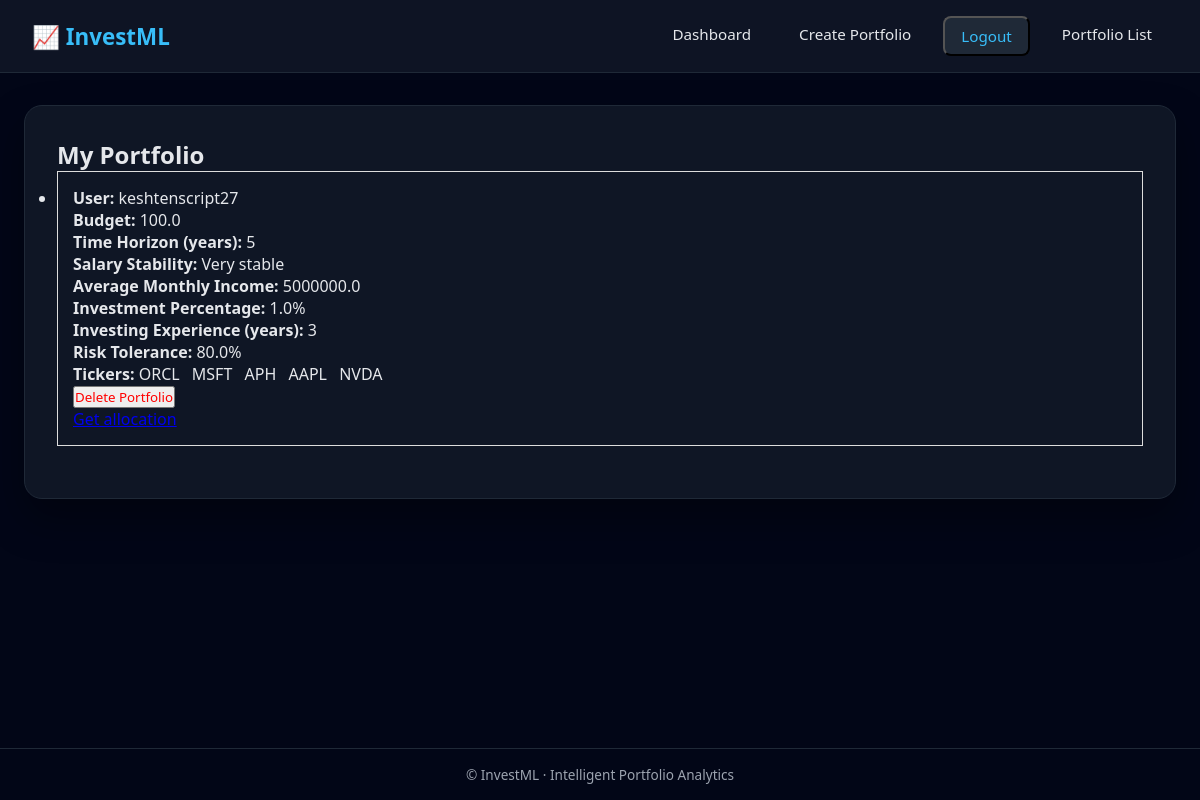
Screenshot of /portfolio_list/ (signed in) with the database file from the repository.
### investML/models.py (models this page shows, shortened)
class  Portfolio(models.Model):
    STABILITY_CHOICES = [
        (1, "Very unstable"),
        (2, "Unstable"),
        (3, "Average"),
        (4, "Stable"),
        (5, "Very stable"),
    ]
    user = models.OneToOneField(
        settings.AUTH_USER_MODEL,
        on_delete=models.CASCADE,
        related_name="portfolios"
    )
    budget = models.FloatField(default=0)
    time_horizon_years = models.PositiveIntegerField(
        help_text="How many years until you need this money"
    )
    salary_stability = models.IntegerField(
        choices=STABILITY_CHOICES
    )
    average_monthly_income = models.FloatField(default=0)
    investment_percentage = models.FloatField(
        help_text="Percentage of savings to invest (0–100)"
    )
    investing_experience_years = models.IntegerField(
        help_text="Years of investing experience (0–4)"
    )
    tickers =  models.ManyToManyField(Tickers, related_name='portfolios')
    risk =   models.FloatField(default=0.0)
    MAX_TICKERS = 10

class Tickers(models.Model):
    ticker = models.CharField(max_length=100)
    prediction = models.FloatField(default=42.0)
    user = models.ForeignKey(
        settings.AUTH_USER_MODEL,
        on_delete=models.CASCADE,
        related_name="tickers",default=None
    )
    def __str__(self):
        return self.ticker

### investML/views.py (the view)
# urls.py: path("portfolio_list/", portfolio_list, name="portfolio_list"),
@login_required
def portfolio_list(request):
    portfolios = Portfolio.objects.filter(user=request.user)
    return render(request, "portfolio_list.html", {"portfolios": portfolios})

### investML/templates/portfolio_list.html (shortened to what this page needs)
{% extends 'base.html' %}
{% block content %}
<h2>My Portfolio</h2>
<ul>
    {% for p in portfolios %}
        <li style="margin-bottom: 20px; padding: 15px; border: 1px solid #ddd;">
            <p><strong>User:</strong> {{ p.user.username }}</p>
            <p><strong>Budget:</strong> {{ p.budget }}</p>
            <p><strong>Time Horizon (years):</strong> {{ p.time_horizon_years }}</p>
            <p><strong>Salary Stability:</strong> {{ p.get_salary_stability_display }}</p>
            <p><strong>Average Monthly Income:</strong> {{ p.average_monthly_income }}</p>
            <p><strong>Investment Percentage:</strong> {{ p.investment_percentage }}%</p>
            <p><strong>Investing Experience (years):</strong> {{ p.investing_experience_years }}</p>
            <p><strong>Risk Tolerance:</strong> {{ p.risk}}%</p>
            <p><strong>Tickers:</strong>
                {% for t in p.tickers.all %}
                    <span style="margin-right: 8px;">{{ t }}</span>
                {% empty %}
                    <em>No tickers selected</em>
                {% endfor %}
            </p>
            <form method="post" action="{% url 'delete_portfolio' p.id %}">
                <button type="submit" style="color:red;">
                    Delete Portfolio
                </button>
            </form>
            <a href ="{% url 'allocation' %}">Get allocation</a>
        </li>
    {% empty %}
        <li>No portfolios yet</li>
    {% endfor %}
</ul>
{% endblock content %}

### investML/templates/base.html (shortened to what this page needs)
<!DOCTYPE html>
<html lang="en">
<head>
</head>
<body>
<header>
    <h1>📈 InvestML</h1>
    <nav>
        <a href="{% url 'dashboard' %}">Dashboard</a>
        <a href="{% url 'create_portfolio' %}">Create Portfolio</a>
{% if user.is_authenticated %}
    <form method="post" action="{% url 'logout' %}" style="display:inline;">
        <button  type="submit" >
            Logout
        </button>
    </form>
    <a href="{% url 'portfolio_list' %}">Portfolio List</a>
        {% else %}
            <a href="{% url 'login' %}">Login</a>
            <a href="{% url 'sign_up' %}">Sign Up</a>
            <a href="{% url 'portfolio_list' %}">Portfolio List</a>
            <a href="{% url 'choose_tickers' %}">choose_tickers</a>
        {% endif %}
    </nav>
</header>
<main>
    <div class="card">
        {% block content %}
        {% endblock content %}
    </div>
</main>
<footer>
    © {{ now|date:"Y" }} InvestML · Intelligent Portfolio Analytics
</footer>
</body>
</html>

### investML/templates/base.html (style rules this page uses)
:root { --bg: #0f172a; --card: #111827; --primary: #38bdf8; --secondary: #22c55e; --text: #e5e7eb; --muted: #9ca3af; --border: #1f2937; }
* { margin: 0; padding: 0; box-sizing: border-box; font-family: system-ui, -apple-system, BlinkMacSystemFont, "Segoe UI", sans-serif; }
body { background: linear-gradient(135deg, #020617, #020617); color: var(--text); min-height: 100vh; display: flex; flex-direction: column; }
header { background: rgba(17, 24, 39, 0.85); backdrop-filter: blur(10px); border-bottom: 1px solid var(--border); padding: 1rem 2rem; display: flex; align-items: center; justify-content: space-between; }
header h1 { font-size: 1.4rem; font-weight: 700; color: var(--primary); }
nav { display: flex; gap: 1rem; flex-wrap: wrap; }
nav a, nav button { text-decoration: none; color: var(--text); padding: 0.5rem 1rem; border-radius: 8px; transition: all 0.25s ease; font-size: 0.95rem; }
nav button { background: var(--border); color: var(--primary); }
main { flex: 1; max-width: 1200px; width: 100%; margin: 0 auto; padding: 2rem 1.5rem; }
.card { background: rgba(17, 24, 39, 0.9); border: 1px solid var(--border); border-radius: 18px; padding: 2rem; box-shadow: 0 20px 40px rgba(0, 0, 0, 0.35); }
footer { border-top: 1px solid var(--border); padding: 1rem; text-align: center; font-size: 0.85rem; color: var(--muted); }

### rows the page displays
Portfolio: user.username "keshtenscript27", budget "100.0", time_horizon_years "5", salary_stability "Very stable", average_monthly_income "5000000.0", investment_percentage "1.0", investing_experience_years "3", risk "80.0"
Tickers: ticker "ORCL"
Tickers: ticker "MSFT"
Tickers: ticker "APH"
Tickers: ticker "AAPL"
Tickers: ticker "NVDA"
